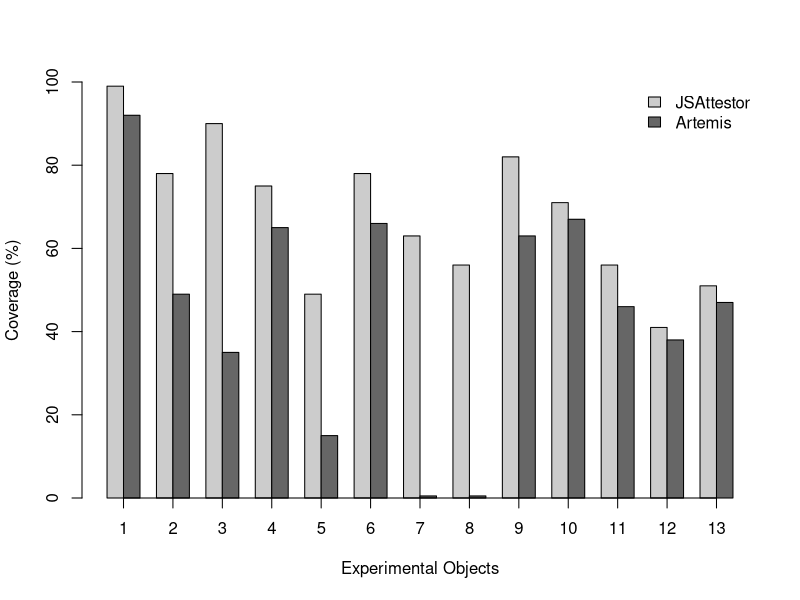

Here is the R script that generated this plot:
pythia <- read.csv(file="../data/pythia.txt", header=T)
artemis <- read.csv(file="../data/artemis.txt", header=T)

pdf("barplot_coverage.pdf")

x <- pythia$AppId
pythiaY<-pythia$Coverage
artemisY<-artemis$Coverage

height <- rbind(pythiaY, artemisY)


colors <- grey.colors(2, start = 0.8, end = 0.4, gamma = 2.2)

mp <- barplot(height, beside = TRUE, 
ylim = c(0, 100), ylab="Coverage (%)", xlab="Experimental Objects", col=colors)



myaxis <- c(2, 5, 8, 11, 14, 17, 20, 23, 26, 29, 32, 35, 38)
myaxislab <- c(1, 2, 3, 4, 5, 6, 7, 8, 9, 10, 11, 12, 13)  

labels <- c('JSAttestor', 'Artemis')
#inset <- c(0.1, 0.1)
axis(1, at = myaxis, labels = myaxislab, cex.axis = 1)
legend("topright", labels, fill=colors, bty="n")
dev.off()